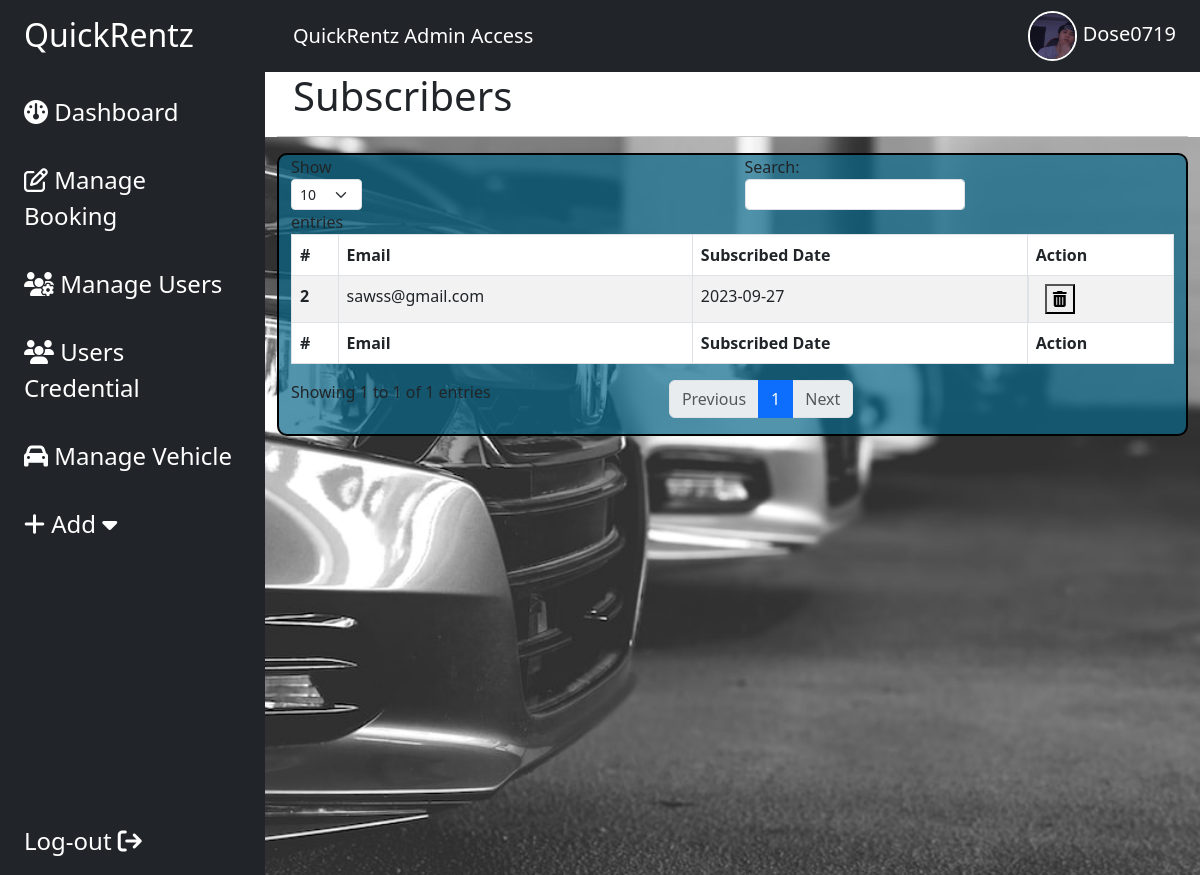
Page /admin/subscription/subscribers.php (signed in) on the committed database.
### tables this page shows
CREATE TABLE `subscription` (
  `subsID` int(11) NOT NULL,
  `email` varchar(100) NOT NULL,
  `subscribedDate` date NOT NULL DEFAULT current_timestamp()
);

### admin/subscription/subscribers.php (the view, shortened to what this page needs)
<?php
include "../includes/database.php";
?>
<!DOCTYPE html>
<html lang="en">
<head>
    <link href="https://cdn.jsdelivr.net/npm/bootstrap@5.3.0/dist/css/bootstrap.min.css" rel="stylesheet"
>
    <link rel="stylesheet" href="https://cdnjs.cloudflare.com/ajax/libs/font-awesome/6.4.0/css/all.min.css"
 />
    <link rel="stylesheet" href="../style.css">
</head>
<body>
    <div class="main-container d-flex h-100">
        <div class="sidebar bg-dark" id="side_nav">
            <div class="header-box px-3 pt-3 pd-4 d-flex justify-content-between">
                <h2 class="text-white px-2">
                    QuickRentz
                </h2>
            </div>
            <ul class="list-unstyled px-2 pt-3">
                <li class="p-3"><a href="../main.php" class="text-decoration-none fs-4"><i
                            class="fa-solid fa-gauge"></i>
                        Dashboard</a></li>
                <li class="p-3"><a href="../bookings.php" class="text-decoration-none fs-4"><i
                            class="fa-regular fa-pen-to-square"></i> Manage Booking</a></li>
                <li class="p-3"><a href="../manageUsers.php" class="text-decoration-none fs-4"><i
                            class="fa-solid fa-users-gear"></i> Manage Users</a></li>
                <li class="p-3"><a href="../users.php" class="text-decoration-none fs-4"><i
                            class="fa-solid fa-users"></i>
                        Users Credential</a></li>
                <li class="p-3"><a href="../vehicles.php" class="text-decoration-none fs-4"><i
                            class="fa-solid fa-car"></i>
                        Manage Vehicle</a></li>
                <li class="p-3"> <a class="text-decoration-none fs-4" data-bs-toggle="collapse" href="#collapseAdd"
                        role="button" aria-expanded="false" aria-controls="collapseAdd"><i class="fa-solid fa-plus"></i>
                        Add <i class="fa-solid fa-caret-down"></i>
                    </a>
                </li>
            </ul>
            <ul class="list-unstyled signout px-4">
                <li>
                    <form method="POST" action="">
                        <a class="text-decoration-none fs-4" href="log-out.php" type="button">Log-out <i
                                class="fa-solid fa-arrow-right-from-bracket"></i></a>
                    </form>
                </li>
            </ul>
        </div>
        <div class="content">
            <?php include "../includes/navbar.php"; ?>
            <div class="container-fluid bg-white">
                <h1 class="col-md-12 px-3">Subscribers</h1>
                <hr>
            </div>
            <div class="container">
                <div class="container-fluid" style="border: 2px solid #000; border-radius: 10px;background-color: rgba(8, 103, 136, 0.7);">
                    <table id="pagination" class="table table-bordered table-striped" style="width:100%;">
                        <thead>
                            <tr>
                                <th scope="col">#</th>
                                <th scope="col">Email</th>
                                <th scope="col">Subscribed Date</th>
                                <th scope="col">Action</th>
                            </tr>
                        </thead>
                        <tbody>
                            <?php
                            $sqlSubscriptionList = "SELECT * FROM `subscription`";
                            $initiateSubscriptionList = mysqli_query($conn, $sqlSubscriptionList);
                            while ($results = mysqli_fetch_assoc($initiateSubscriptionList)) {
                                echo "
                                <tr>
                                    <th scope='row'>$results[subsID]</th>
                                    <td>$results[email]</td>
                                    <td>$results[subscribedDate]</td>
                                    <td class='d-flex'>
                                        <form method='GET' action='del.php' class='px-2'>
                                            <input type='hidden' name='subscriber' value='$results[subsID]'>
                                            <button type='submit' class='btn-delete'><i class='fas fa-trash-alt'></i></button>
                                        </form>
                                    </td>
                                </tr>";
                            }
                            ?>
                        </tbody>
                        <tfoot>
                            <tr>
                                <th scope="col">#</th>
                                <th scope="col">Email</th>
                                <th scope="col">Subscribed Date</th>
                                <th scope="col">Action</th>
                            </tr>
                        </tfoot>
                    </table>
                </div>
            </div>
        </div>
</body>
</html>

### admin/style.css (style rules this page uses)
#side_nav { min-width: 265px; max-width: 265px; transition: 0.5s; }
.content { min-width: 100vh; width: 100%; height: 100%; }
.sidebar li a, .signout { color: #fff; }
.signout { margin-top: 100%; }
.main-container { background-image: url('img/photo-1585503418537-88331351ad99.jpg'); background-size: cover; background-repeat: no-repeat; }

### rows in the picture
subscription: subsID "2", email "sawss@gmail.com", subscribedDate "2023-09-27"

### other values in the picture
$username "Dose0719"
